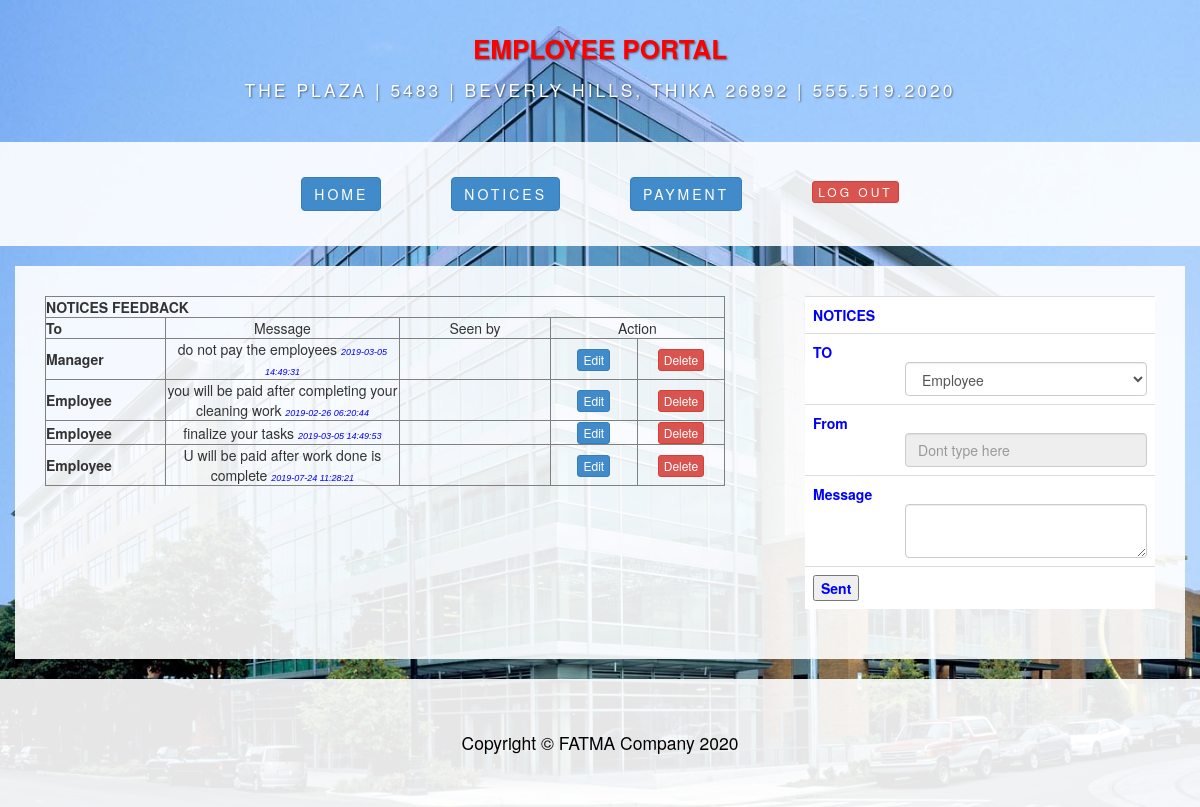
The page /admin/notices.php (signed in) on the database its author committed.
### tables this page shows
CREATE TABLE `notice` (
  `id` int(11) NOT NULL,
  `m_to` text NOT NULL,
  `m_from` text NOT NULL,
  `message` text NOT NULL,
  `date` timestamp NOT NULL DEFAULT CURRENT_TIMESTAMP ON UPDATE CURRENT_TIMESTAMP,
  `status` int(11) NOT NULL DEFAULT '0',
  `seen` int(11) NOT NULL
);

### admin/notices.php (the view, shortened to what this page needs)
<?php require_once('../Connections/conn.php'); ?>
<?php
$query_notify = "SELECT * FROM notice ORDER BY m_to DESC";
$notify = mysql_query($query_notify, $conn) or die(mysql_error());
$row_notify = mysql_fetch_assoc($notify);
$totalRows_notify = mysql_num_rows($notify);
$editFormAction = $_SERVER['PHP_SELF'];
if (isset($_SERVER['QUERY_STRING'])) {
  $editFormAction .= "?" . htmlentities($_SERVER['QUERY_STRING']);
}
?>
<!DOCTYPE html>
<html lang="en">
<head>
    <link href="../css/bootstrap.css" rel="stylesheet">
    <link href="../css/business-casual.css" rel="stylesheet">
    <link href="../css/mycss.css" rel="stylesheet" type="text/css">
    <link href="../SpryAssets/SpryValidationTextField.css" rel="stylesheet" type="text/css">
    <link href="../SpryAssets/SpryAccordion.css" rel="stylesheet" type="text/css">
    <link href="../SpryAssets/SpryValidationSelect.css" rel="stylesheet" type="text/css">
    <link href="../SpryAssets/SpryValidationTextarea.css" rel="stylesheet" type="text/css">
</head>
<body>
    <div class="brand" id="companyname">EMPLOYEE PORTAL</div>
    <div class="address-bar">The Plaza | 5483 | Beverly Hills, Thika 26892 | 555.519.2020</div>
    	<?php require_once("admin_head.php");?>
	<div class="container">
    <div class="row">
            <div class="box">
            	  <div class="col-lg-8 text-center">
                    <form name="form1" method="post" action="">
                      <table width="680" border="1">
                        <tr>
                          <th colspan="6" scope="col">NOTICES FEEDBACK</th>
                        </tr>
                        <tr>
                          <th width="81" scope="row">To</th>
                          <td width="159">Message</td>
                          <td width="102">Seen by</td>
                          <td colspan="3">Action</td>
                        </tr>
                          <?php do { ?>
                             <?php if ($totalRows_notify > 0) {  ?>
                            <tr>
  							<th scope="row"><?php echo $row_notify['m_to']; ?></th>
                              <td>
                                <?php echo $row_notify['message']; ?>
                               <span id="date"> <?php echo $row_notify['date']; ?></span>
                              </td>
                              <td>&nbsp;</td>
                              <td width="59"><a href="edit.php?id=<?php echo urlencode($row_notify['id']);?>" class="btn btn-xs btn-primary">Edit</a></td>
                              <td width="59">
                              <input type="submit" name="delete" id="delete" value="Delete" class="btn btn-xs btn-danger">
                              </td>
                            </tr>
                                <?php }  ?>
                            <?php } while ($row_notify = mysql_fetch_assoc($notify)); ?>
                      </table>
                    </form>
              </div>
              <div class="col-lg-4 text-center">
                <form action="<?php echo $editFormAction; ?>" method="POST" name="notice" id="notice">
                  <table width="200" border="0" class="table table-responsive">
                    <tr>
                      <th colspan="2" scope="col">NOTICES</th>
                    </tr>
                    <tr>
                      <th scope="row">TO</th>
                      <td><label for="to2" class="form-group"></label>
                        <select name="to" id="to" required class="form-control">
                          <option value="Employee">Employee</option>
                      </select></td>
                    </tr>
                    <tr>
                      <th scope="row">From</th>
                      <td><label for="from" class="form-group"></label>
                      <input type="text" name="from" id="from" required readonly class="form-control" placeholder="Dont type here"></td>
                    </tr>
                    <tr>
                      <th scope="row">Message</th>
                      <td><label for="message" class="form-group"></label>
                      <textarea name="mess" required id="mess" class="form-control"></textarea></td>
                    </tr>
                    <tr>
                      <th colspan="2" scope="row"><input type="submit" name="sent" id="sent" value="Sent"></th>
                    </tr>
                  </table>
                </form>
              </div>
            </div>
      </div>
    </div>
    <footer>
       <?php require_once("../includes/footer.php");?>
    </footer>
</body>
</html>

### css/business-casual.css (style rules this page uses)
body { background:url(../img/one.jpg) no-repeat center center fixed; -webkit-background-size: cover; -moz-background-size: cover; -o-background-size: cover; background-size: cover; }
.brand, .address-bar { display: none; }
.box { background: #fff; background: rgba(255,255,255,0.9); margin-bottom: 20px; padding: 30px 15px; }
footer { background: #fff; background: rgba(255,255,255,0.9); }
@media screen and (min-width: 768px) { .brand { display: inherit; font-weight: 700; font-size: 5em; line-height: normal; text-align: center; margin: 0; padding: 30px 0 10px; color: #fff; text-shadow: 1px 1px 2px rgba(0, 0, 0, 0.5); } }
@media screen and (min-width: 768px) { .address-bar { display: inherit; text-align: center; margin: 0; padding: 0 0 40px; font-size: 1.25em; text-transform: uppercase; letter-spacing: 3px; font-weight: 400; color: #fff; text-shadow: 1px 1px 2px rgba(0, 0, 0, 0.5); } }
@media screen and (min-width: 1200px) { .box:after { content: ''; display: table; clear: both; color:#F00; } }

### css/mycss.css (style rules this page uses)
#companyname { color:#F00; font-size:26px; }
#date { color:#00F; font-style:italic; font-size:9px; font-family:"Lucida Sans Unicode", "Lucida Grande", sans-serif; text-align:right; }
#notice { color:#00F; background-color:#FFF; }

### rows shown on the page
notice: m_to "Manager", message "do not pay the employees", date "2019-03-05 14:49:31"
notice: m_to "Employee", message "you will be paid after completing your cleaning work", date "2019-02-26 06:20:44"
notice: m_to "Employee", message "finalize your tasks", date "2019-03-05 14:49:53"
notice: m_to "Employee", message "U will be paid after work done is complete", date "2019-07-24 11:28:21"
